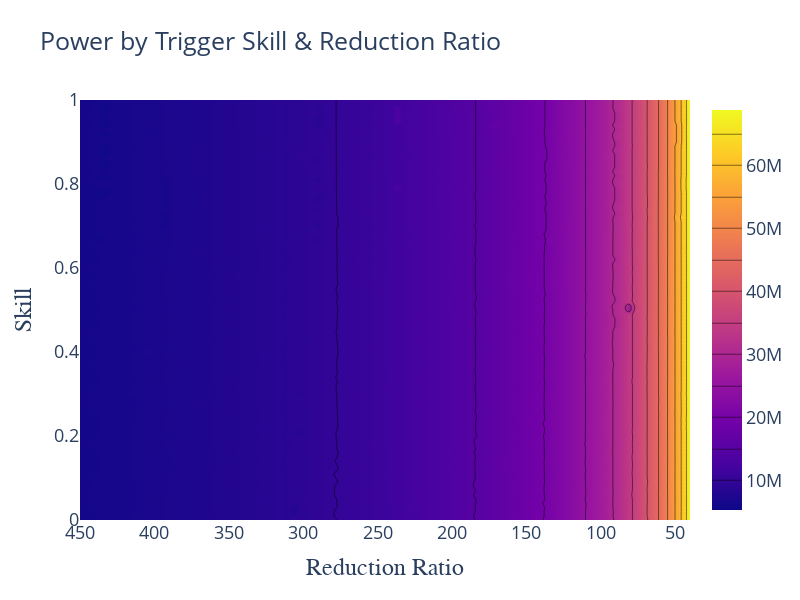

Notebook code for this chart:
### Code cell
fig = go.Figure(data =
    go.Contour(
        z=power,
        x=l1t_reductions, # horizontal axis
        y=l1t_skills, # vertical axis,
         contours_coloring='heatmap',
    ),
    )
fig.update_layout(width = 800, 
                  height = 600,
                  title = "Power by Trigger Skill & Reduction Ratio",
                  xaxis=dict(
                        title="Reduction Ratio",
                        titlefont=dict(size=24, family='Arial, bold')  # Bold font for the x-axis title
                    ),
                    yaxis=dict(
                        title="Skill",
                        titlefont=dict(size=24, family='Arial, bold')  # Bold font for the y-axis title
                    ),
                    font = dict(size=18,),)
fig.update_xaxes(autorange="reversed")
fig.show()

### Figure 1 — Plotly figure (JSON) as saved in the notebook; plotly's stock layout.template omitted (floating-point values rounded to 4 significant figures; data arrays with more than 128 entries replaced by an {"elided": "..."} marker saying what was removed)
{"data": [{"contours": {"coloring": "heatmap"}, "type": "contour", "x": [450, 445.9, 441.8, 437.7, 433.6, 429.5, 425.4, 421.3, 417.2, 413.1, 409, 404.9, 400.8, 396.7, 392.6, 388.5, 384.4, 380.3, 376.2, 372.1, 368, 363.9, 359.8, 355.7, 351.6, 347.5, 343.4, 339.3, 335.2, 331.1, 327, 322.9, 318.8, 314.7, 310.6, 306.5, 302.4, 298.3, 294.2, 290.1, 286, 281.9, 277.8, 273.7, 269.6, 265.5, 261.4, 257.3, 253.2, 249.1, 245.0, 240.9, 236.8, 232.7, 228.6, 224.5, 220.4, 216.3, 212.2, 208.1, 204.0, 199.9, 195.8, 191.7, 187.6, 183.5, 179.4, 175.3, 171.2, 167.1, 163, 158.9, 154.8, 150.7, 146.6, 142.5, 138.4, 134.3, 130.2, 126.1, 122, 117.9, 113.8, 109.7, 105.6, 101.5, 97.4, 93.3, 89.2, 85.1, 81.0, 76.9, 72.8, 68.7, 64.6, 60.5, 56.4, 52.3, 48.2, 44.1, 40], "y": [0, 0.01, 0.02, 0.03, 0.04, 0.05, 0.06, 0.07, 0.08, 0.09, 0.1, 0.11, 0.12, 0.13, 0.14, 0.15, 0.16, 0.17, 0.18, 0.19, 0.2, 0.21, 0.22, 0.23, 0.24, 0.25, 0.26, 0.27, 0.28, 0.29, 0.3, 0.31, 0.32, 0.33, 0.34, 0.35, 0.36, 0.37, 0.38, 0.39, 0.4, 0.41, 0.42, 0.43, 0.44, 0.45, 0.46, 0.47, 0.48, 0.49, 0.5, 0.51, 0.52, 0.53, 0.54, 0.55, 0.56, 0.57, 0.58, 0.59, 0.6, 0.61, 0.62, 0.63, 0.64, 0.65, 0.66, 0.67, 0.68, 0.69, 0.7, 0.71, 0.72, 0.73, 0.74, 0.75, 0.76, 0.77, 0.78, 0.79, 0.8, 0.81, 0.82, 0.83, 0.84, 0.85, 0.86, 0.87, 0.88, 0.89, 0.9, 0.91, 0.92, 0.93, 0.94, 0.95, 0.96, 0.97, 0.98, 0.99, 1], "z": {"elided": "101x101 float values"}}], "layout": {"font": {"size": 18}, "height": 600, "title": {"text": "Power by Trigger Skill & Reduction Ratio"}, "width": 800, "xaxis": {"autorange": "reversed", "title": {"font": {"family": "Arial, bold", "size": 24}, "text": "Reduction Ratio"}}, "yaxis": {"title": {"font": {"family": "Arial, bold", "size": 24}, "text": "Skill"}}}}
